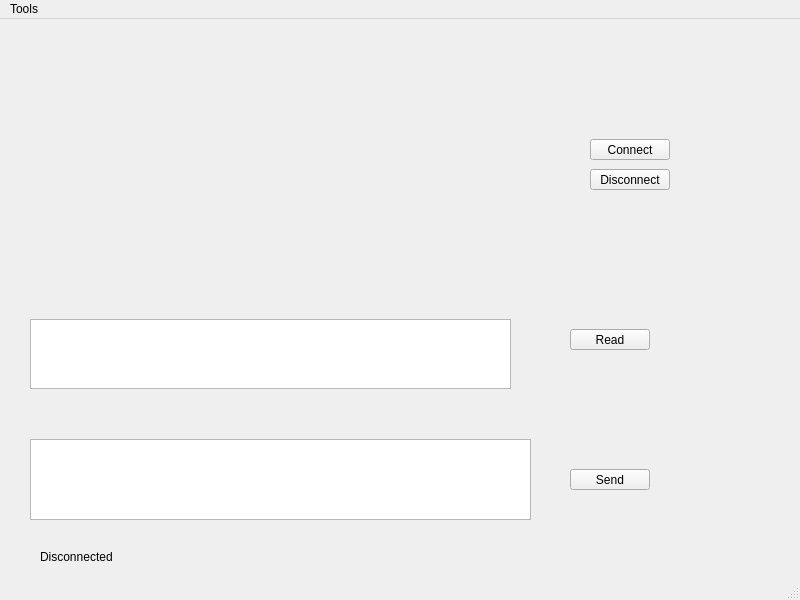
<?xml version="1.0" encoding="UTF-8"?>
<ui version="4.0">
 <class>MainWindow</class>
 <widget class="QMainWindow" name="MainWindow">
  <property name="geometry">
   <rect>
    <x>0</x>
    <y>0</y>
    <width>800</width>
    <height>600</height>
   </rect>
  </property>
  <property name="windowTitle">
   <string>SerialGraphr</string>
  </property>
  <widget class="QWidget" name="centralwidget">
   <widget class="QPlainTextEdit" name="plainTextEditSnd">
    <property name="geometry">
     <rect>
      <x>30</x>
      <y>420</y>
      <width>501</width>
      <height>81</height>
     </rect>
    </property>
   </widget>
   <widget class="QPushButton" name="pushButtonConnectSerial">
    <property name="geometry">
     <rect>
      <x>590</x>
      <y>120</y>
      <width>80</width>
      <height>21</height>
     </rect>
    </property>
    <property name="text">
     <string>Connect</string>
    </property>
   </widget>
   <widget class="QPushButton" name="pushButtonDisconnectSerial">
    <property name="geometry">
     <rect>
      <x>590</x>
      <y>150</y>
      <width>80</width>
      <height>21</height>
     </rect>
    </property>
    <property name="text">
     <string>Disconnect</string>
    </property>
   </widget>
   <widget class="QPushButton" name="pushButtonSend">
    <property name="geometry">
     <rect>
      <x>570</x>
      <y>450</y>
      <width>80</width>
      <height>21</height>
     </rect>
    </property>
    <property name="text">
     <string>Send</string>
    </property>
   </widget>
   <widget class="QLabel" name="labelConnectionStatus">
    <property name="geometry">
     <rect>
      <x>40</x>
      <y>530</y>
      <width>731</width>
      <height>16</height>
     </rect>
    </property>
    <property name="text">
     <string>Disconnected</string>
    </property>
   </widget>
   <widget class="QPushButton" name="pushButton">
    <property name="geometry">
     <rect>
      <x>570</x>
      <y>310</y>
      <width>80</width>
      <height>21</height>
     </rect>
    </property>
    <property name="text">
     <string>Read</string>
    </property>
   </widget>
   <widget class="QPlainTextEdit" name="plainTextEditRec">
    <property name="geometry">
     <rect>
      <x>30</x>
      <y>300</y>
      <width>481</width>
      <height>70</height>
     </rect>
    </property>
   </widget>
  </widget>
  <widget class="QMenuBar" name="menubar">
   <property name="geometry">
    <rect>
     <x>0</x>
     <y>0</y>
     <width>800</width>
     <height>20</height>
    </rect>
   </property>
   <widget class="QMenu" name="menuTools">
    <property name="title">
     <string>Tools</string>
    </property>
    <addaction name="actionSerial_Configuration"/>
   </widget>
   <addaction name="menuTools"/>
  </widget>
  <widget class="QStatusBar" name="statusbar"/>
  <action name="actionSerial_Configuration">
   <property name="text">
    <string>Serial Configuration...</string>
   </property>
  </action>
 </widget>
 <resources/>
 <connections/>
</ui>
